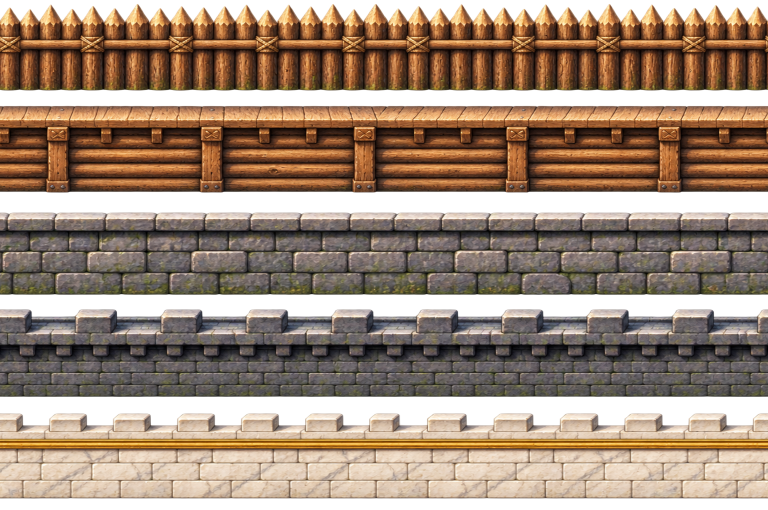
#> input picture dev/art/chatgpt_job/guild_house/src/gh_03_walls_horizontal.png, 1536 x 1020 px, found by its file name (shown at 1/2 size)
$ python walls.py ../src/gh_03_walls_horizontal.png
#> lines starting #> are read from the running program, lines starting #| are printed output that depends on the picture
import json,sys,numpy as np,os
from PIL import Image
S=sys.argv[1]
def wrapres(im,nw,nh,axis):
    # resize a seamless tile along axis keeping periodicity: tile 3x, resize, crop middle
    if axis==0:
        t=Image.new('RGBA',(im.width*3,im.height));[t.paste(im,(i*im.width,0)) for i in range(3)]
        t=t.resize((nw*3,nh),Image.LANCZOS);return t.crop((nw,0,2*nw,nh))
    t=Image.new('RGBA',(im.width,im.height*3));[t.paste(im,(0,i*im.height)) for i in range(3)]
    t=t.resize((nw,nh*3),Image.LANCZOS);return t.crop((0,nh,nw,2*nh))
H=Image.open(S+'/ghin/gh_03_walls_horizontal.png').convert('RGBA');a=np.asarray(H)
#> further down, H is the input picture: PIL image 1536x1020 RGBA; mean R, G, B, A 110, 88.6, 71.3, 202.9
rows=[];meta={}
for i in range(5):
    y0,y1=i*204,i*204+204;sub=a[y0:y1,:1535];ys=np.where((sub[...,3]>8).any(1))[0];t,b=ys.min(),ys.max()+1
    base=[180,384,588,792,996][i]-y0
    im=Image.fromarray(sub[t:b]);sc=.62;nw=round(1535*sc);nh=round(im.height*sc)
    rows.append(wrapres(im,nw,nh,0));meta['H%d'%(i+1)]=dict(base=round((base-t)/im.height,3))
#> this loop made 5 passes
#> pass 1, `sub = a[y0:y1, :1535]`:
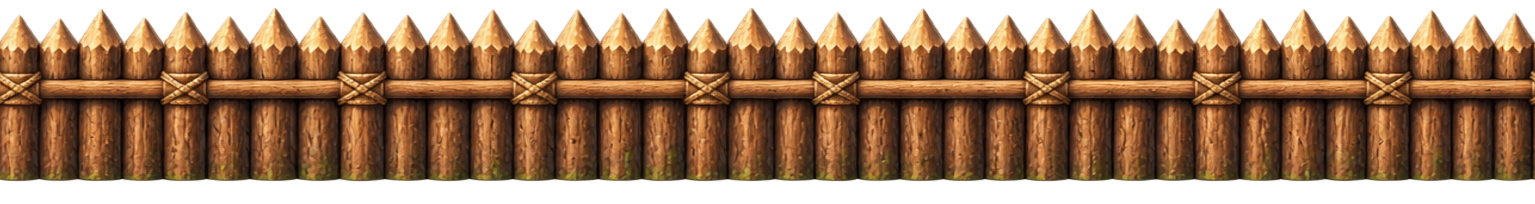
#> sub: shape (204, 1535, 4); mean R, G, B, A 100.4, 66.2, 39, 190.3; transparent parts drawn white
#> after the loop:
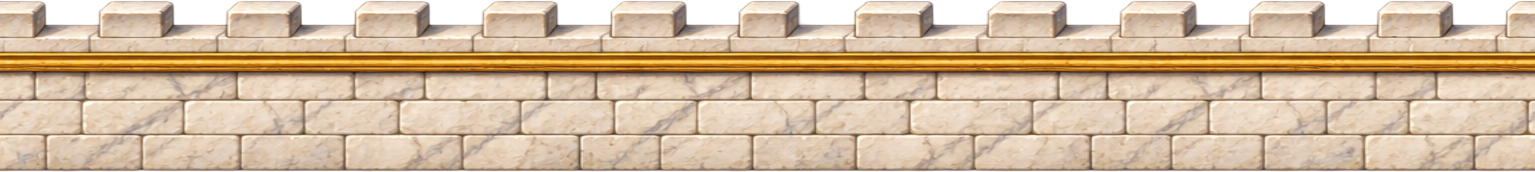
#> im: PIL image 1535x172 RGBA; mean R, G, B, A 195.2, 171, 144, 235.4; transparent parts drawn white
#> after the loop, meta = 5 items; rows = 5 items
V=Image.open(S+'/ghin/gh_04_walls_vertical.png').convert('RGBA');a=np.asarray(V);cols=[]
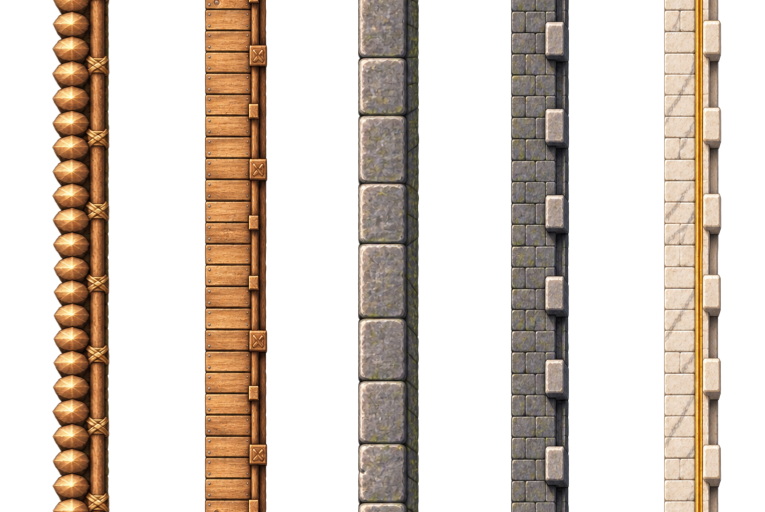
#> input picture dev/art/chatgpt_job/guild_house/src/gh_04_walls_vertical.png, 1530 x 1024 px, found by its file name (shown at 1/2 size)
#> further down, V is the input picture: PIL image 1530x1024 RGBA; mean R, G, B, A 57.7, 46.6, 37, 95.1
for i in range(5):
    sub=a[:1023,i*306:i*306+306];xs=np.where((sub[...,3]>8).any(0))[0];l,r=xs.min(),xs.max()+1
    im=Image.fromarray(sub[:,l:r]);sc=.5;cols.append(wrapres(im,round(im.width*sc),round(1023*sc),1))
#> this loop made 5 passes
#> (l, r) on passes 1 to 5: (104, 219), (103, 229), (103, 227), (103, 221), (103, 219)
#> pass 1, `sub = a[:1023, i * 306:i * 306 + 306]`:
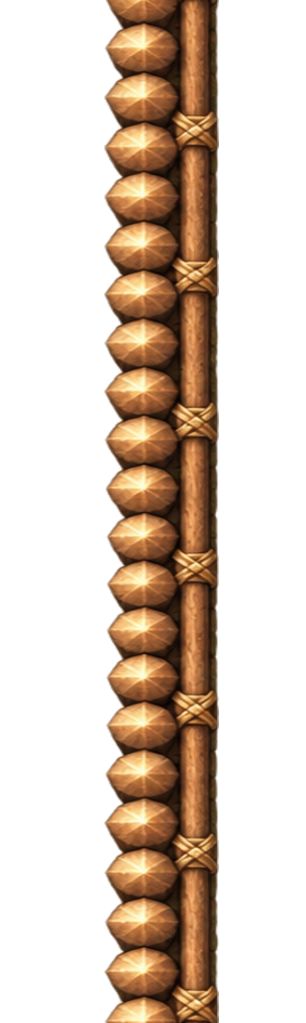
#> sub: shape (1023, 306, 4); mean R, G, B, A 50.7, 34.5, 20.8, 86.3; transparent parts drawn white
#> after the loop:
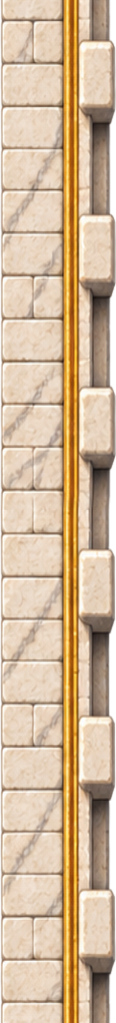
#> im: PIL image 116x1023 RGBA; mean R, G, B, A 201.4, 176.2, 147.5, 243; transparent parts drawn white
#> after the loop, cols = 5 items
W=max(r.width for r in rows)+2+sum(c.width+2 for c in cols);Hh=max(sum(r.height+2 for r in rows),max(c.height for c in cols))
#> after `W = max((r.width for r in rows)) + 2 + sum((c.width + 2 for c in cols)`: W = 1264
#> after `Hh = max(sum((r.height + 2 for r in rows)), max((c.height for c in col`: Hh = 545
at=Image.new('RGBA',(W,Hh));y=0
#> after `at = Image.new('RGBA', (W, Hh))`: at: PIL image 1264x545 RGBA; every value is 0
for i,r in enumerate(rows):at.paste(r,(0,y));meta['H%d'%(i+1)]['r']=[0,y,r.width,r.height];y+=r.height+2
#> this loop made 5 passes
#> y on passes 1 to 5: 110, 220, 325, 436, 545
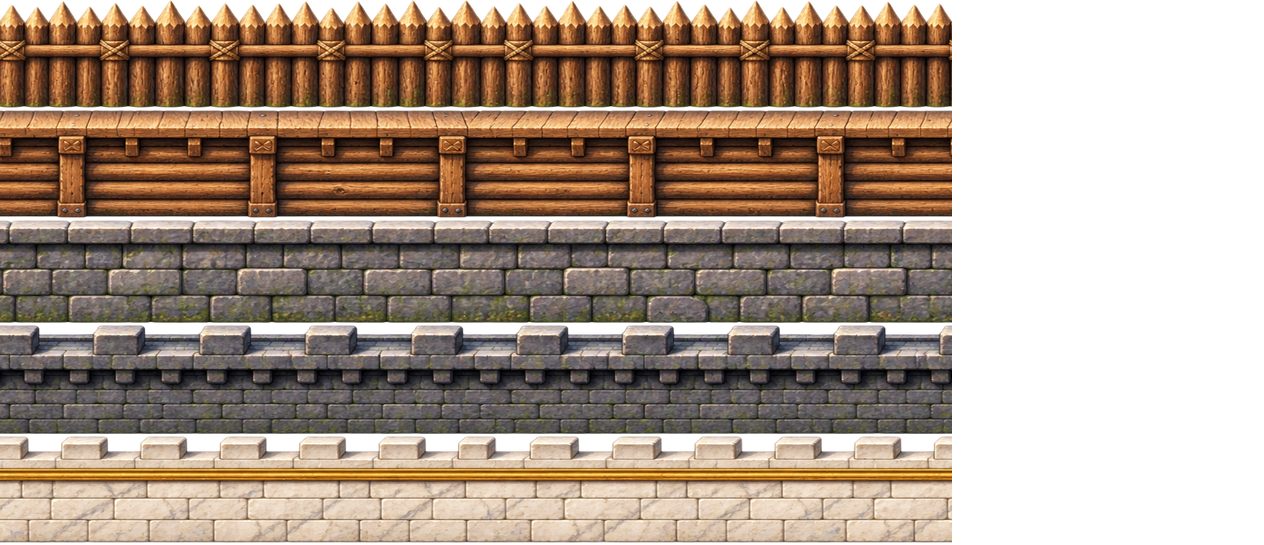
#> at: PIL image 1264x545 RGBA; mean R, G, B, A 96.4, 77.6, 62.4, 177.2; transparent parts drawn white
#> after the loop, y = 545
x=max(r.width for r in rows)+2
#> x = 954
for i,c in enumerate(cols):at.paste(c,(x,0));meta['V%d'%(i+1)]=dict(r=[x,0,c.width,c.height]);x+=c.width+2
#> this loop made 5 passes
#> x on passes 1 to 5: 1014, 1079, 1143, 1204, 1264
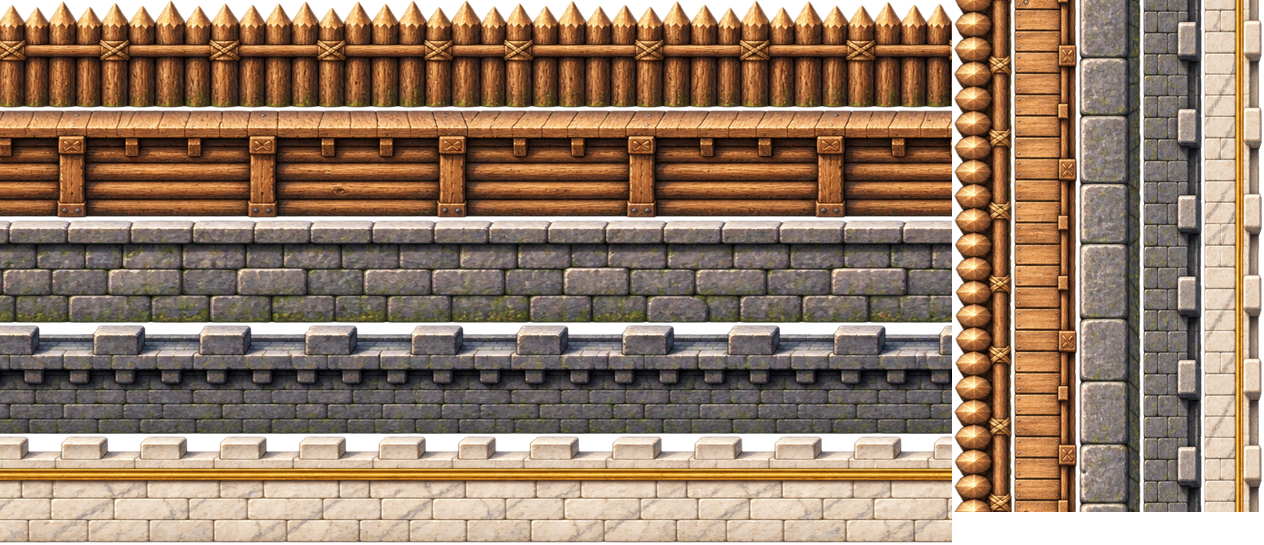
#> at: PIL image 1264x545 RGBA; mean R, G, B, A 129.3, 104.2, 83.5, 231.4; transparent parts drawn white
#> after the loop, meta = 10 items; x = 1264
at.save(S+'/gh6/hd-gh-w.webp',quality=88,method=6);json.dump(meta,open(S+'/gh6/wmeta.json','w'));print(at.size,os.path.getsize(S+'/gh6/hd-gh-w.webp'),meta)
#> (printed output is left out)
# textures
T=['dirt','planks','cobble','marble'];tat=Image.new('RGB',(2048,2048));tm={}
#> after `tat = Image.new('RGB', (2048, 2048))`: tat: PIL image 2048x2048 RGB; every value is 0
for i,k in enumerate(T):
#> (the run stopped early here; a loop or call above may not have finished)
